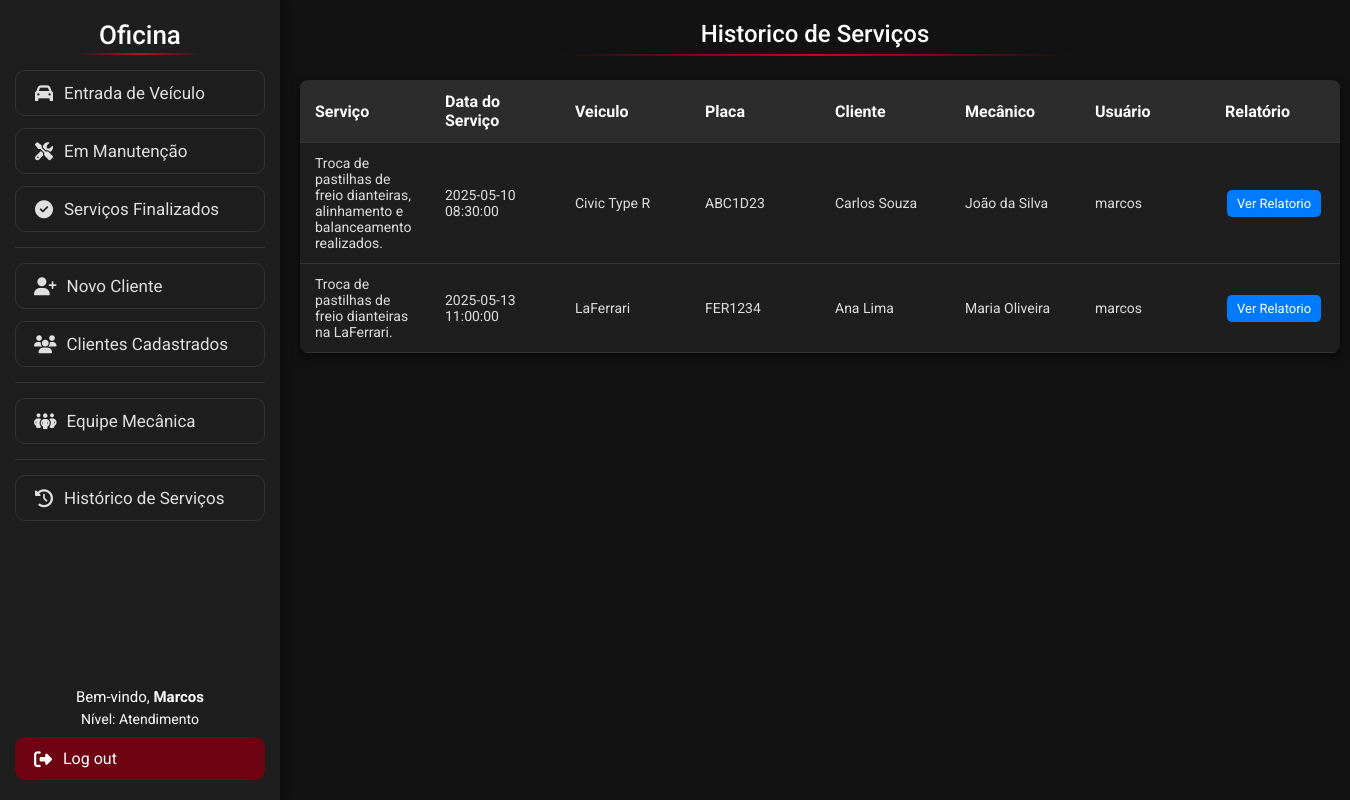
Screenshot of /Visao/ListarServicos.php (signed in) with the database file from the repository.
### tables this page shows
create table servico (
idServico int auto_increment primary key,
idMecanico int,
idUsuario int,
idCarro int,
descricao TEXT,
dataServico datetime default current_timestamp,

foreign key (idMecanico) references mecanico(idMecanico),
foreign key (idCarro) references carro(idCarro)
);

create table carro (
idCarro int auto_increment primary key,
idCliente int,
modelo varchar(120) not null,
fabricante varchar(40) not null,
ano smallint not null check (ano >= 1886),
placa varchar(80) not null unique,
cor varchar(50) not null,
caracteristicas TEXT,
imagem VARCHAR(255),
status ENUM('Manutencao', 'Finalizado') DEFAULT 'Manutencao',
dataCadastro datetime default current_timestamp,

foreign key (idCliente) references cliente(idCliente)
);

create table cliente (
idCliente int auto_increment primary key,
nome varchar(80) not null,
telefone varchar(80) not null,
email varchar(120) not null,
cpf varchar(20) not null unique,
endereco varchar(200) not null,
dataCadastro datetime default current_timestamp
);

create table mecanico (
idMecanico int auto_increment primary key,
nome varchar(80) not null,
telefone varchar(20) not null,
dataCadastro datetime default current_timestamp
);

create table usuario (
idUsuario int auto_increment primary key,
login varchar(80) not null unique,
senha varchar(80) not null,
email varchar(120) not null,
nivel tinyint not null default 2,
CHECK (nivel IN (1, 2)),
dataCadastro datetime default current_timestamp
);

### Modelo/DAO/ClassServicoDAO.php (called while the page is built, shortened)
<?php
class ClassServicoDAO
{
    public function listarServicosJoin()
    {
        try {
            $pdo = Conexao::getInstance();
            $sql = "SELECT s.descricao,
            s.dataServico,
            s.idServico,
            c.modelo,
            c.placa,
            cli.nome,
            mec.nome as mecanico,
            us.login as userName
            from servico s
            inner join carro c on s.idCarro = c.idCarro
            inner join cliente cli on c.idCliente = cli.idCliente
            inner join mecanico mec on s.idMecanico = mec.idMecanico
            inner join usuario us on s.idUsuario = us.idUsuario;";
            $stmt = $pdo->prepare($sql);
            $stmt->execute();
            return $stmt->fetchAll(PDO::FETCH_ASSOC);
        } catch (PDOException $exc) {
            echo $exc->getMessage();
        }
    }
}

### Visao/ListarServicos.php (the view, shortened to what this page needs)
<!DOCTYPE html>
<html lang="pt-BR">
<head>
    <link rel="stylesheet" href="css/lista.css">
</head>
<body>
    <?php
    include 'Menu.php';
    ?>
    <h1 class="titulo">Historico de Serviços</h1>
    <table class="tabela-clientes">
        <thead>
            <tr>
                <th>Serviço</th>
                <th>Data do Serviço</th>
                <th>Veiculo</th>
                <th>Placa</th>
                <th>Cliente</th>
                <th>Mecânico</th>
                <th>Usuário</th>
                <th>Relatório</th>
            </tr>
        </thead>
        <tbody>
            <?php
            require_once "../Modelo/DAO/ClassServicoDAO.php";
            $classServicoDAO = new ClassServicoDAO();
            $servicos = $classServicoDAO->listarServicosJoin();
            foreach ($servicos as $servico) {
                echo '<tr>';
                echo '<td>' . $servico['descricao'] . '</td>';
                echo '<td>' . $servico['dataServico'] . '</td>';
                echo '<td>' . $servico['modelo'] . '</td>';
                echo '<td>' . $servico['placa'] . '</td>';
                echo '<td>' . $servico['nome'] . '</td>';
                echo '<td>' . $servico['mecanico'] . '</td>';
                echo '<td>' . $servico['userName'] . '</td>';
                echo '<td>';
                echo '<a href="ListarRelatorio.php?idex=' . $servico['idServico'] . '"class="btn btn-editar">Ver Relatorio</a>';
                echo '</td>';
                echo '</tr>';
            }
            ?>
        </tbody>
    </table>
</body>
</html>

### Visao/css/lista.css (style rules this page uses)
* { box-sizing: border-box; font-family: 'Roboto', sans-serif; margin: 0; padding: 0; }
body { background-color: #121212; color: #e0e0e0; padding: 20px; margin-left: 280px; }
.titulo { color: white; margin-bottom: 1.5rem; font-weight: 500; font-size: 24px; text-align: center; position: relative; padding-bottom: 0.5rem; }
.titulo::after { content: ''; position: absolute; bottom: 0; left: 25%; width: 50%; height: 2px; background: linear-gradient(90deg, transparent, #ff0022c4, transparent); }
.tabela-clientes { width: 100%; min-width: 600px; border-collapse: collapse; background-color: #1e1e1e; border-radius: 8px; overflow: hidden; box-shadow: 0 4px 10px rgba(0, 0, 0, 0.5); }
.tabela-clientes th, .tabela-clientes td { padding: 12px 15px; text-align: left; border-bottom: 1px solid #333; word-wrap: break-word; }
.tabela-clientes th { background-color: #2c2c2c; color: #ffffff; }
.tabela-clientes td { color: #dddddd; font-size: 14px; min-width: 130px; }
.btn { padding: 6px 10px; border: none; border-radius: 5px; cursor: pointer; font-size: 13px; margin: 4px 2px; display: inline-block; white-space: nowrap; text-align: center; }
.btn-editar { background-color: #007bff; color: white; text-decoration: none; }

### rows the page displays
servico: descricao "Troca de pastilhas de freio dianteiras, alinhamento e balanceamento realizados.", dataServico "2025-05-10 08:30:00", idCarro.modelo "Civic Type R", idCarro.placa "ABC1D23", cliente.nome "Carlos Souza", idMecanico.nome "João da Silva", idUsuario.login "marcos"
servico: descricao "Troca de pastilhas de freio dianteiras na LaFerrari.", dataServico "2025-05-13 11:00:00", idCarro.modelo "LaFerrari", idCarro.placa "FER1234", cliente.nome "Ana Lima", idMecanico.nome "Maria Oliveira", idUsuario.login "marcos"

### other values shown
$_SESSION['login'] "Marcos"
